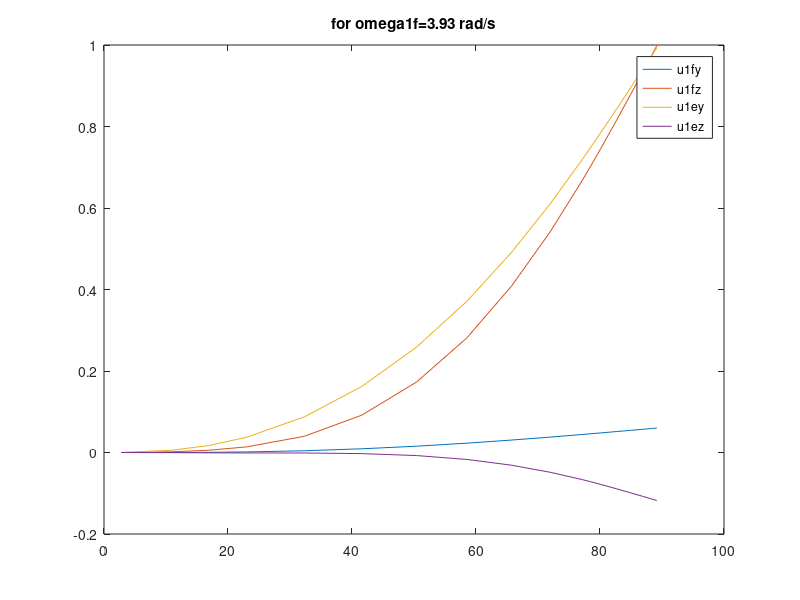

MATLAB code to generate this figure:
clear all;
close all;
clc;
%% load the txt file
fid = fopen('modeshapes.txt','r');
ignoreFirst = fgetl(fid);
ignoreSecond = fgetl(fid);

% TODO initialize the modes (18,1) << shape
flag = true;
ii = 1;
while flag
    current_line = fgetl(fid);
    ca = regexp( current_line, '\s+', 'split');
    [r(ii,1), u1fy(ii,1), u1fz(ii,1),u1ey(ii,1), u1ez(ii,1) , u2fy(ii,1) ,...
        u2fz(ii,1), m(ii,1)]  = deal(str2double(ca{1}),str2double(ca{2}),str2double(ca{3}),...
        str2double(ca{4}), str2double(ca{5}), str2double(ca{6}), ...
        str2double(ca{7}), str2double(ca{8}) );
    ii = ii + 1;
    if ii == 19
        flag = false;
    end
       
end

%% compute mass matrix
MM = zeros(3);
omega1f = 3.93  ; % rad/s
omega1e = 6.10  ; %rad/s 
omega2f = 11.28 ; % rad/s
% start calculating first column of M
MM(1,1) = trapz(r, u1fy .* m .* u1fy) + trapz(r, u1fz .* m .* u1fz) ; 
MM(2,1) = trapz(r, u1ey .* m .* u1fy) + trapz(r, u1ez .* m .* u1fz) ; % unit disp.DOF 2 (u1ey) * unit acc.DOF1(m .* u1fy) + same with z  
MM(3,1) = trapz(r, u2fy .* m .* u1fy) + trapz(r, u2fz .* m .* u1fz) ;

% 2nd column
MM(1,2) = trapz(r, u1fy .* m .* u1ey) + trapz(r, u1fz .* m .* u1ez) ;
MM(2,2) = trapz(r, u1ey .* m .* u1ey) + trapz(r, u1ez .* m .* u1ez) ;
MM(3,2) = trapz(r, u2fy .* m .* u1ey) + trapz(r, u2fz .* m .* u1ez) ;

% 3rd column
MM(1,3) = trapz(r, u1fy .* m .* u2fy) + trapz(r, u1fz .* m .* u2fz) ;
MM(2,3) = trapz(r, u1ey .* m .* u2fy) + trapz(r, u1ez .* m .* u2fz) ;
MM(3,3) = trapz(r, u2fy .* m .* u2fy) + trapz(r, u2fz .* m .* u2fz) ;

% The zero elements are not general, but only due to the choice of mode
% shapes as eigenmodes having an orthogonality constraint.
% The diagonal terms in this mass matrix are sometimes called the
% generalized masses

% Calculate Generalize Force
pn = zeros(1,18);
pt = zeros(1,18);
GF = zeros(3,1);
% convert the modes from Blade Sys to Rotor system
% GF(1) = trapz(r, pt .* (u1fz * sin(pitch) + u1fy * cos(pitch))) + ...
%     trapz( r, pt .* (u1fz * cos(pitch) - u1fy * sin(pitch)));
% GF(2) = trapz(r, pt .* (u1ez * sin(pitch) + u1ey * cos(pitch))) + ...
%     trapz( r, pt .* (u1ez * cos(pitch) - u1ey * sin(pitch)));
% GF(3) = trapz(r, pt .* (u2fz * sin(pitch) + u2fy * cos(pitch))) + ...
%     trapz( r, pt .* (u2fz * cos(pitch) - u2fy * sin(pitch)));

%% Plot some modes 

plot(r,u1fy, r,u1fz,r,u1ey, r,u1ez)

%title('Flapwise for omega1f=3.93 rad/s')

legend('u1fy  ','u1fz','u1ey ','u1ez')
title('for omega1f=3.93 rad/s')
%title('Edgewise for omega1f=6.10 rad/s')

%%

M_nac = 446000; % kg
k_tow = 1.7*10^6;  % tower_stiff
pitch = 0;
cone  = 0;

M5dof = zeros(5);

% Column 1
M5dof(1,1) = 3*trapz(r, m) + M_nac; % NOTE 3 blades or just for 1? Why?
M5dof(2,1) = 0; % intertia load is perpendicular to rotor, and DOF 2 (theta) is in the rotor plane
% Projection of the modes in the Rotor plane, in order to calculate the
% work corresp. to unit acc. in Z direction
u1fz_R = u1fy * sin(pitch) + u1fz * cos(pitch) ; 
u1ez_R = u1ey * sin(pitch) + u1ez * cos(pitch) ;
u2fz_R = u2fy * sin(pitch) + u2fz * cos(pitch) ;
M5dof(3,1) = trapz(r, u1fz_R .* m * 1); % unit disp.DOF 3 (u1fz)  * unit acc.DOF1 (m *1), notice just acc in Z ax.
M5dof(4,1) = trapz(r, u1ez_R .* m * 1);
M5dof(5,1) = trapz(r, u2fz_R .* m * 1);
% Column 2
M5dof(1,2) = 0; % acc. (Y dir) is perp. to displacment in DOF 1 (in Z)
M5dof(2,2) = 3*trapz(r, m .* r.^2 .* cos(cone));% FIXME Should the M_nac be included? WHy? The whole system must be consider for a displacement in DOF 2 (theta)
M5dof(3,2) = trapz(r, m .* r * cos(cone) .* u1fy);
M5dof(4,2) = trapz(r, m .* r * cos(cone) .* u1ey);
M5dof(5,2) = trapz(r, m .* r * cos(cone) .* u2fy);
% Column 3
M5dof(1,3) = M5dof(3,1);
M5dof(2,3) = M5dof(3,2);
M5dof(3,3) = trapz(r, m .* u1fy .* u1fy + m .* u1fz .* u1fz);
M5dof(4,3) = 0;
M5dof(5,3) = 0;
% Column 4
M5dof(1,4) =  M5dof(4,1);
M5dof(2,4) = M5dof(4,2);
M5dof(3,4) = 0;
M5dof(4,4) = trapz(r, m .* u1ey .* u1ey + m .* u1ez .* u1ez);
M5dof(5,4) = 0;
% Column 5
M5dof(1,5) =  M5dof(5,1);
M5dof(2,5) = M5dof(5,2);
M5dof(3,5) = 0;
M5dof(4,5) = 0;
M5dof(5,5) = trapz(r, m .* u2fy .* u2fy + m .* u2fz .* u2fz);

K5_dof = zeros(5);
K5_dof(1,1) = k_tow;
K5_dof(3,3) = omega1f^2 * M5dof(3,3);
K5_dof(4,4) = omega1e^2 * M5dof(4,4);
K5_dof(5,5) = omega2f^2 * M5dof(5,5);
%% Calculate eigenvalues 
% k5-DOF(2,2) cannot be zero in order to be able to compute inv(K5_dof)
k22 = [1e-4 1e-2 1 1e2 1e4 1e12] ;  
omega = zeros(length(k22), 5);
for xx = 1:length(k22)
    K5_dof(2,2) = k22(xx);
    [V,D] = eigs(inv(K5_dof) * M5dof );
    for i = 1:5
       omega(xx,i) = sqrt(1/D(i,i));
    end
end



